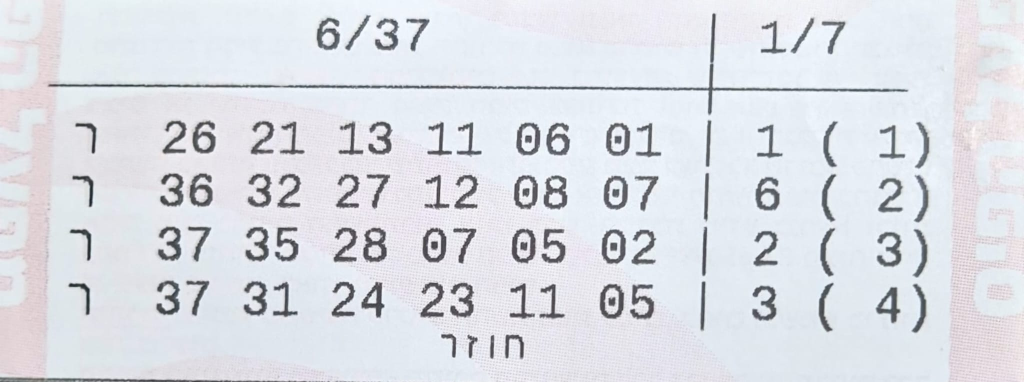
#> input picture example_lotto.jpg, 2048 x 764 px (shown at 1/2 size); its folder holds only this picture in this run
$ python -i ocr_engine.py   (imports and definitions only)
#> lines starting #> are read from the running program, lines starting #| are printed output that depends on the picture; after the words box and inside, x2 and y2 are one past the last pixel; in counts of white or black regions, pixels touching at a corner belong together
### config.py
import os
import pytesseract

# --- TESSERACT CONFIGURATION ---
# Get the absolute path to the folder where this script is running
script_dir = os.path.dirname(os.path.abspath(__file__))

# Point to the local tesseract.exe inside the project folder
local_tesseract = os.path.join(script_dir, "Tesseract-OCR", "tesseract.exe")

if os.path.exists(local_tesseract):
    pytesseract.pytesseract.tesseract_cmd = local_tesseract
else:
    # Fallback if the local folder isn't found
    cmd = os.getenv("TESSERACT_CMD")
    if cmd:
        pytesseract.pytesseract.tesseract_cmd = cmd

# Ensure Tesseract is actually working immediately on import
try:
    pytesseract.get_tesseract_version()
except Exception as e:
    # You can uncomment the line below if you want the program to strictly crash when Tesseract is missing
    # raise RuntimeError("Tesseract not available. Set TESSERACT_CMD or ensure it is on PATH.") from e
    print(f"Warning: Tesseract OCR not found or not executable. Error: {e}")

# --- HELPER FUNCTIONS ---
def is_truthy(x) -> bool:
#> further down, picture is the input picture: shape (764, 2048, 3); mean B, G, R 228.9, 222.3, 219.6
    if x is None:
        return False
    return str(x).strip().lower() in ("1", "true", "yes", "y", "on")

# --- LOTTERY RULES ---
NUM_MIN, NUM_MAX = 1, 37
STR_MIN, STR_MAX = 1, 7

# --- TEMPLATE MATCHING THRESHOLDS ---
TEMPLATE_STRONG     = float(os.getenv("TEMPLATE_STRONG", "0.80"))
TEMPLATE_OK         = float(os.getenv("TEMPLATE_OK", "0.72"))
NUM_TEMPLATE_STRONG = float(os.getenv("NUM_TEMPLATE_STRONG", "0.74"))
NUM_TEMPLATE_OK     = float(os.getenv("NUM_TEMPLATE_OK", "0.66"))

# --- AI & API CONFIGURATION ---
# Centralized here to avoid repeated os.getenv calls in other files
ENABLE_AI = is_truthy(os.getenv("ENABLE_AI", "1"))
AI_MODEL_READ = os.getenv("OPENAI_MODEL_READ", None)
AI_TIMEOUT_MS = int(os.getenv("OPENAI_TIMEOUT_MS", "60000"))

### ocr_engine.py
import os
import re
import glob
import cv2
import numpy as np
import pytesseract
from typing import Dict, List, Optional, Tuple, Sequence

# Imports from our new modules
from config import (
    NUM_MIN, NUM_MAX,
    TEMPLATE_STRONG, TEMPLATE_OK,
    NUM_TEMPLATE_STRONG
)
from image_utils import _prep_for_match

# --- GLOBAL STATE FOR TEMPLATES ---
_TEMPLATES: Dict[int, List[np.ndarray]] = {}
_TEMPLATES_READY = False
_TEMPLATES_ROOT_PRINTED = False

_NUM_TEMPLATES: Dict[int, List[np.ndarray]] = {}
_NUM_TEMPLATES_READY = False

# Decide if a number template match score is strong enough
# [17 lines left out: functions _num_template_accepts, _digits_root, not called in this run]

# Locate the folder containing two-digit number templates (01–37)
def _numbers_root() -> str:
    c = os.getenv("LOTTO_NUMBERS_DIR", "").strip()
    if c and os.path.isdir(c):
        return c
    here = os.path.dirname(os.path.abspath(__file__))
    candidates = [
        os.path.join(here, "lotto_numbers"),
        os.path.join(here, "Numbers"),
        os.path.join(here, "numbers"),
        "lotto_numbers",
        "Numbers",
        "numbers",
    ]
    for p in candidates:
        if os.path.isdir(p):
            return p
    return here

# Yield (digit, path) pairs by scanning a directory tree for digit images
# [50 lines left out: functions _iter_digit_images, _load_digit_templates_once, not called in this run]

# Load 1–37 number templates one time
def _ensure_num_templates_loaded() -> None:
    global _NUM_TEMPLATES_READY, _NUM_TEMPLATES
    if _NUM_TEMPLATES_READY:
        return
    root = _numbers_root()
    d: Dict[int, List[np.ndarray]] = {i: [] for i in range(1, 38)}
    exts = ("*.png", "*.jpg", "*.jpeg", "*.bmp", "*.webp")
    files = []
    for e in exts:
        files.extend(glob.glob(os.path.join(root, e)))
    for i in range(1, 38):
        sub = os.path.join(root, f"{i:02d}")
        if os.path.isdir(sub):
            for e in exts:
                files.extend(glob.glob(os.path.join(sub, e)))
    for f in files:
        b = os.path.basename(f)
        m = re.match(r"^(\d{1,2})", b)
        if not m:
            continue
        n = int(m.group(1))
        if 1 <= n <= 37:
            img = cv2.imread(f, cv2.IMREAD_GRAYSCALE)
            if img is None:
                continue
            _, th = cv2.threshold(img, 0, 255, cv2.THRESH_BINARY + cv2.THRESH_OTSU)
            d[n].append(th)
    _NUM_TEMPLATES = d
    _NUM_TEMPLATES_READY = True

# Match a probe image against all digit templates and return best digit and score
# [29 lines left out: functions _match_templates, _best_score_for_digit, not called in this run]

# Match a cell against 1–37 templates within an allowed range
def _best_number_from_templates(cell_img: np.ndarray, allowed_min: int = 1, allowed_max: int = 37) -> Tuple[Optional[int], float]:
    _ensure_num_templates_loaded()
    if cell_img is None:
        return None, 0.0
    if len(cell_img.shape) == 3:
        g = cv2.cvtColor(cell_img, cv2.COLOR_BGR2GRAY)
    else:
        g = cell_img
    _, binimg = cv2.threshold(g, 0, 255, cv2.THRESH_BINARY + cv2.THRESH_OTSU)
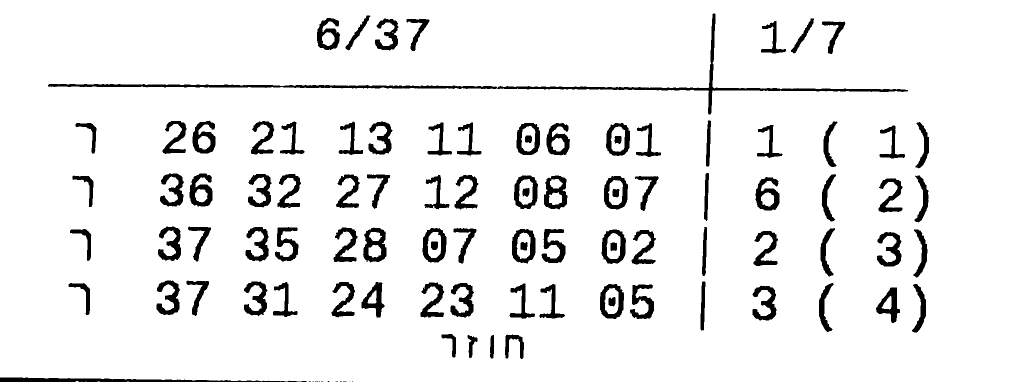
#> binimg: shape (764, 2048) (shown at 1/2 size); 92.8% white; 105 black regions (12 under 20 px), largest, box (x1, y1, x2, y2) and area: (96, 27, 1816, 229) 9857, (0, 755, 614, 764) 3063, (726, 455, 773, 525) 1791
    h, w = binimg.shape[:2]
#> h = 764; w = 2048
    best_n: Optional[int] = None
    best_s = -1.0
    for n, tmpls in _NUM_TEMPLATES.items():
        if n < allowed_min or n > allowed_max:
            continue
        for t in tmpls:
            th, tw = t.shape[:2]
            if th != h or tw != w:
                t2 = cv2.resize(t, (w, h), interpolation=cv2.INTER_AREA)
            else:
                t2 = t
            res = cv2.matchTemplate(binimg, t2, cv2.TM_CCOEFF_NORMED)
            s = float(res.max())
            if s > best_s:
                best_s = s
                best_n = n
#> after the loop, best_s = -1
    if best_s < 0:
        return None, 0.0
    return best_n, best_s

# Run Tesseract and return the longest numeric string
# [131 lines left out: functions ocr_text_multi, normalize_digits, _has_hole, split_token_by_cc, _digit_from_half, ocr_token_whole, not called in this run]

# Convenience wrapper to read one digit from a small crop
def read_single_digit(gray: np.ndarray) -> Optional[int]:
    d, _ = _digit_from_half(gray)
    return d

# Reconcile whole/pair readings using 1–37 template matches
# [119 lines left out: functions resolve_with_number_templates, read_slot_variants, not called in this run]

>>> import cv2
>>> picture = cv2.imread('example_lotto.jpg')
>>> result = _best_number_from_templates(picture)
